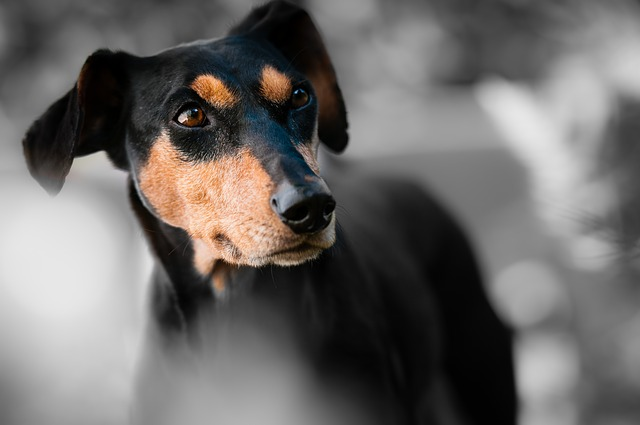
%> input picture Report/Report_Picture_03/animal.jpg, 640 x 425 px
$ octave Program3.m   (GNU Octave 9; MATLAB toolbox functions it lacks are replaced by stand-ins)
%> lines starting %> are read from the running program, lines starting %| are printed output that depends on the picture; in (x1, y1, x2, y2) boxes, pixels count from 0 and x2, y2 are one past the last pixel; in counts of white or black regions, pixels touching at a corner belong together; the program's own positions count from 1
% 課題３　閾値処理
% 閾値を4パターン設定し,閾値処理した画像を示せ．
% 下記はサンプルプログラムである．
% 課題作成にあたっては「Lenna」以外の画像を用いよ．

IMG = imread('../Report/Report_Picture_03/animal.jpg');
%> IMG is the input picture: size 425x640x3 uint8; mean R, G, B 107.9, 105.1, 103.3
%imagesc(IMG);
%pause;

IMG = rgb2gray(IMG);
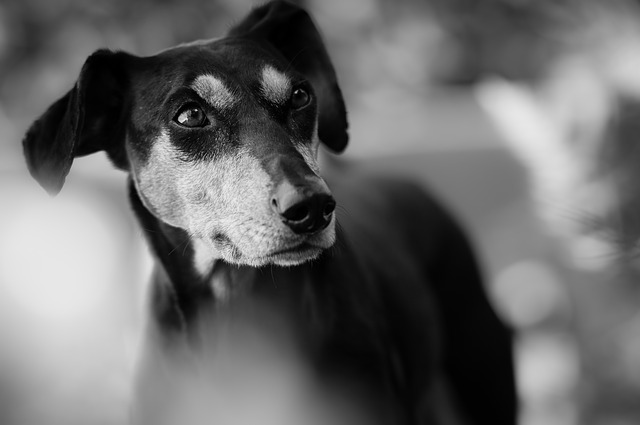
%> IMG: size 425x640 uint8; min 0, max 241, mean 105.7
imagesc(IMG);
colormap(gray);
colorbar;
pause;

imhist(IMG);
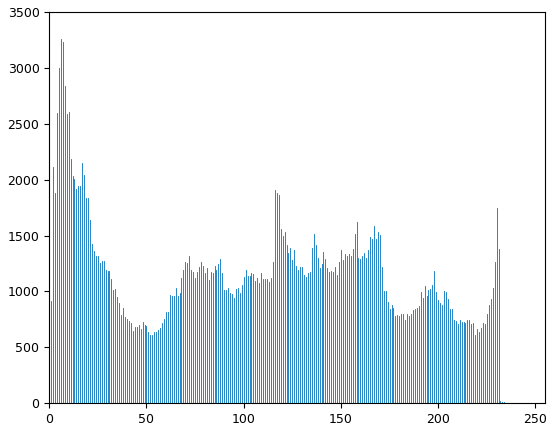
%> figure redrawn from the program's plot data; highest point at x = 6, y = 3258
pause;

IMG128 = IMG>128;%しきい値が濃度値の半分
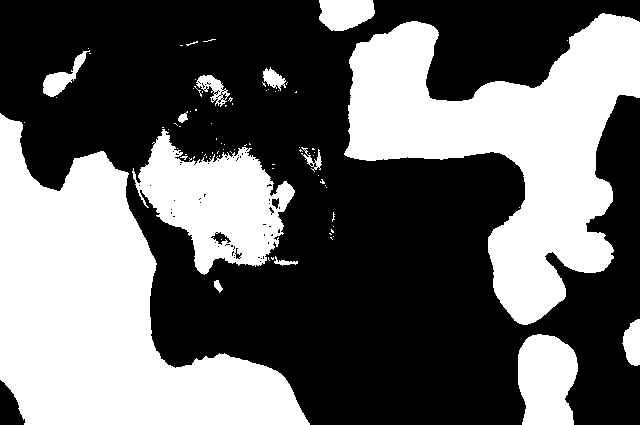
%> IMG128: size 425x640 logical; 40.2% white; 84 white regions (71 under 20 px), largest, box (x1, y1, x2, y2) and area: (0, 113, 310, 425) 46874, (344, 13, 640, 325) 41518, (132, 129, 295, 275) 12400
imagesc(IMG128);
colormap(gray);
colorbar;
pause;

IMG64 = IMG>64;%しきい値が濃度値の1/4
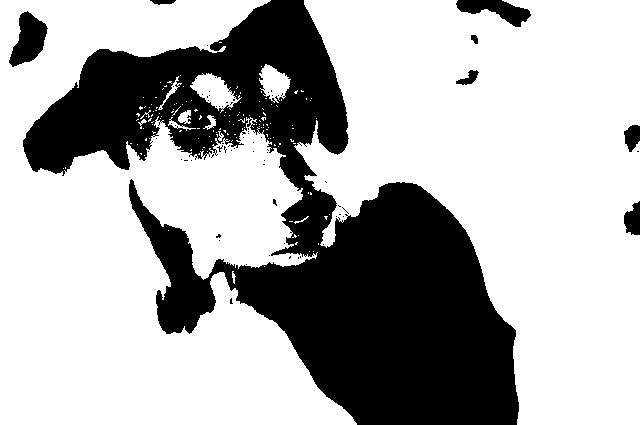
%> IMG64: size 425x640 logical; 68.6% white; 72 black regions (64 under 20 px), largest, box (x1, y1, x2, y2) and area: (23, 0, 519, 425) 82018, (9, 11, 48, 67) 1260, (456, 0, 531, 27) 1015
imagesc(IMG64);
colormap(gray);
colorbar;
pause;

IMG32 = IMG>32;%しきい値が濃度値の1/8
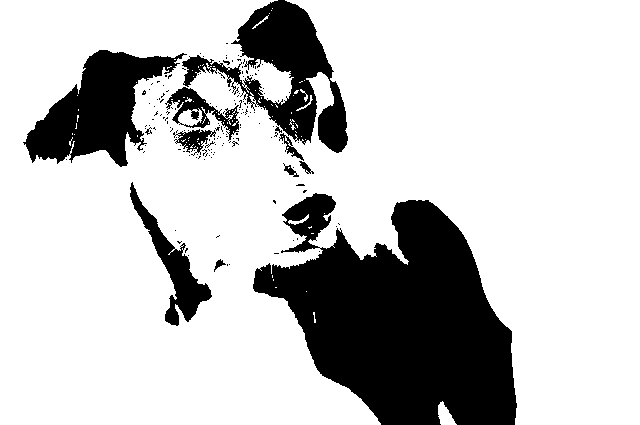
%> IMG32: size 425x640 logical; 77.6% white; 167 black regions (155 under 20 px), largest, box (x1, y1, x2, y2) and area: (253, 193, 517, 425) 37458, (182, 0, 348, 153) 9269, (23, 50, 187, 167) 8883
imagesc(IMG32);
colormap(gray);
colorbar;
pause;

IMG100 = IMG>100;%適当なキリのいい値
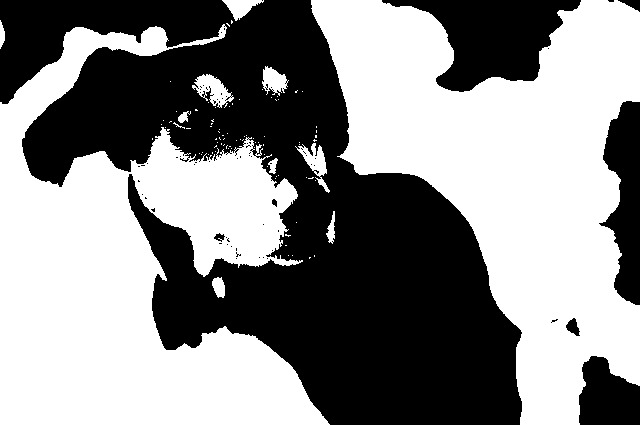
%> IMG100: size 425x640 logical; 53.6% white; 69 black regions (61 under 20 px), largest, box (x1, y1, x2, y2) and area: (0, 0, 522, 425) 107799, (382, 0, 581, 92) 9371, (599, 101, 640, 305) 5164
imagesc(IMG100);
colormap(gray);
colorbar;
pause;
